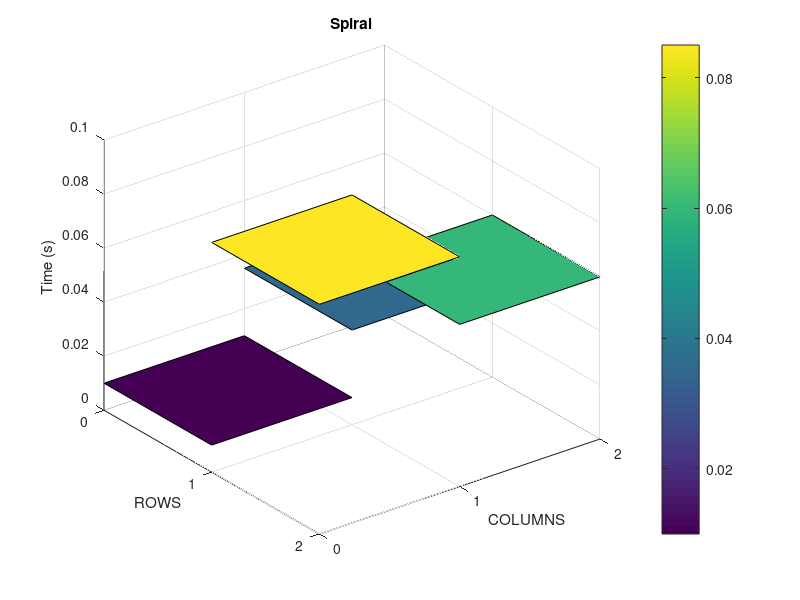
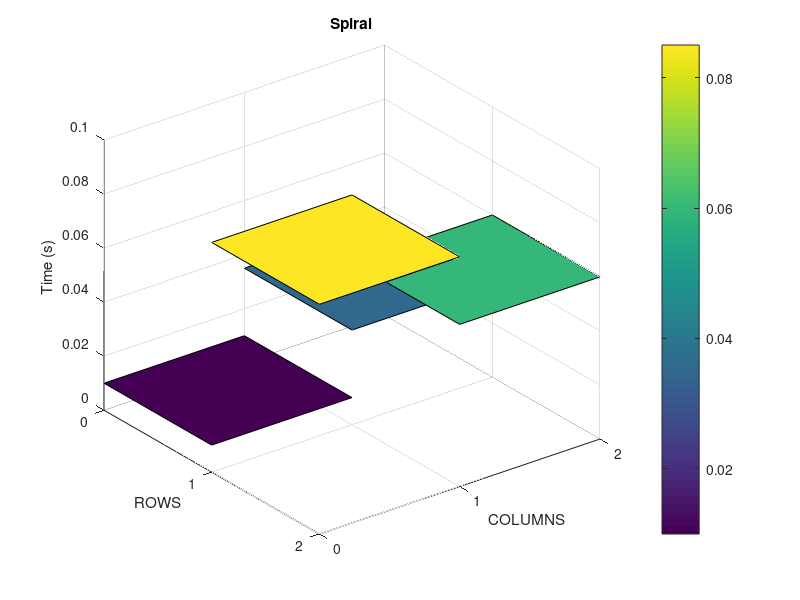

Recreate these plots in MATLAB, in order.
%function []=spiralNxM(N,M,freq)

%         <------- N ------>
%         ^ Pix0 Pix1 .....
%         |   .
%         |     .
%         M       .
%         |         .
%         |           .PixN,M

tic;

clear all;clc;close all;

N = 2; 
M = 2;
freq = 10;
rpm = freq*60;

curr_path = pwd;
PATH_input = '/home/netware/users/jpgironruiz/Desktop/Documents/Cadence_analysis/Inputs/';
%PATH_input = '/sdcard/documents/MSc/Cadence_analysis/Inputs/';
cd(PATH_input);
nameSignal = strcat('ADM_spiral',int2str(N),'X',int2str(M),'_',int2str(freq));
name_folder = strcat(nameSignal,'/');
[s,mess1,mess2]=mkdir(name_folder);
if (~strcmp(mess1,''))
   
    rmdir(name_folder,'s');
    mkdir(name_folder);
end
PATH_input = strcat(PATH_input,nameSignal,'/');
cd(curr_path);
pixel = 0;
start_col = 1;end_Col = N;
start_row = 2;end_row = M;


I0 = 50e-12;
Ich = 80e-12;
scaleTime = 1e3;


quant_pixel = N*M;
Array = I0*ones(M,N);
i = 1;j=1;

% ---- Definitions ----- %

% Vector time (N*M) x 6

vec_time = zeros(N*M,6);
vec_pos_pixels = zeros(N*M,1);
vec_I_pd = zeros(size(vec_time))+I0; % Senhal

%1      2  3        4  5         6
%           ---------
%         /          \
%________/            \__________
%        <---- PW ---->

% Initials condition for each time. (pixel 0).
PW = (1/freq)/quant_pixel;

t1 = 0;
t2 = 0.1*PW;
t3 = 0.3*PW+t2;
t4 = t3 + 0.4*PW;
t5 = t4 + 0.3*PW;
t6 = 0.1*PW + N*M*PW;

%time
vec_time(1,1) = t1;
vec_time(1,2) = t2;
vec_time(1,3) = t3;
vec_time(1,4) = t4;
vec_time(1,5) = t5;
vec_time(1,6) = t6;
% signal

vec_I_pd(1,3) = Ich;
vec_I_pd(1,4) = Ich;

t_delay = 0.5; % Este tiempo sirve para estabilizar el circuito dentro de medio segundo.


% Construir el vector de orden de pixel vec_pos_pixel.

state = 0;
i = 1;j=1;
pixel = 0;
while (pixel < quant_pixel)
   

   switch state
       
       case 0
           
            % the gradient go to rigth
            if ( j < end_Col)
                                
                % --- Calculate Numbre pixel ---%
                vec_pos_pixels(pixel+1) = i*j + (i-1)*(N-j);
                j = j + 1;
                pixel = pixel + 1;
            else
                end_Col = end_Col - 1;
                state = 1;
                export = false;
            end
            
       case 1
       
            % The gradient is downing by one column
            if ( i < end_row )
                              
                % --- Calculate Numbre pixel ---%
                vec_pos_pixels(pixel+1) = i*j + (i-1)*(N-j);
                i = i + 1;
                pixel = pixel + 1;
                export = true;
            else
                end_row = end_row - 1;
                state = 2;
            end
       case 2
           
            % el gradiente esta yendo de derecha a izquierda
            if ( j > start_col)
                               
                % --- Calculate Numbre pixel ---%
                vec_pos_pixels(pixel+1) = i*j + (i-1)*(N-j);
                j = j - 1;
                pixel = pixel + 1;
            else
                start_col = start_col + 1;
                state = 3;
            end
       case 3
           
           % El gradiente esta subiendo por una columna
           if ( i >= start_row) 
                            
               % --- Calculate Numbre pixel ---%
               vec_pos_pixels(pixel+1) = i*j + (i-1)*(N-j);
               i = i - 1;
               pixel = pixel + 1;
           else
               i = i + 1;
               j = j + 1;
               start_row = start_row + 1;
               if pixel+1 == quant_pixel
                   
                   state = 4;
               else
                   state = 0;
               end
               
           end
       case 4
           % Left one pixel only!
           pixel = pixel + 1;
                   
           % --- Calculate Numbre pixel ---%
           vec_pos_pixels(pixel+1) = i*j + (i-1)*(N-j);
   end
        
end


% Construir el vector de tiempo y la senal. 

for i=1:length(vec_pos_pixels)-1
    
    pix = vec_pos_pixels(i);       % previous pixel
    pix_next = vec_pos_pixels(i+1);% next pixel.
    
    t1 = 0; % The first point is equal in whole pixels.
    t2 = vec_time(pix,5);  
    t3 = 0.3*PW+t2;
    t4 = t3 + 0.4*PW;
    t5 = t4 + 0.3*PW;
    t6 = 0.1*PW + N*M*PW;
    % Time
    vec_time(pix_next,1) = t1;
    vec_time(pix_next,2) = t2;
    vec_time(pix_next,3) = t3;
    vec_time(pix_next,4) = t4;
    vec_time(pix_next,5) = t5;
    vec_time(pix_next,6) = t6;
    % Photo-current
    vec_I_pd(pix_next,3) = Ich;
    vec_I_pd(pix_next,4) = Ich;
    
end

% Hacer la grafica en 3d.
% Only for the plot

X = 0:2*N-1;
Y = 0:2*M-1;
z  = zeros(2*M,2*N);
h = figure(1);

% y -> Columns
% x -> Rows



for i=1:M
    
    z(:,:) = NaN;
    
    for j=1:N
        
        pixel = i*j + (i-1)*(N-j);
        time = vec_time(pixel,3); 
        
        % --- plot ---%
        y1  = i;
        y2  = y1+1;
        x1  = j;
        x2  = x1+1;
        z([y1 y2],[x1 x2]) = time;
        surf(X,Y,z)
        hold on
        grid on
        z(:,:) = NaN;
        
    end
    
end

% Interpolate the data and save into file.
cd(PATH_input)
Npoints = 5000;
new_vec_time = linspace(t1,t6,Npoints);

for i=1:quant_pixel
    
    name_file = strcat(nameSignal,'_',int2str(i-1),'.csv');
	I_pd_interp = interp1(vec_time(i,:),vec_I_pd(i,:),new_vec_time,'linear');
    dlmwrite(name_file,[new_vec_time' I_pd_interp'],'delimiter',' ','precision',10,'newline','unix');
        
end

cd(PATH_input)
period = t6;
fid = fopen('README.txt','wt');
fprintf(fid,' N %d\n M %d\n T %d \n freq %d (Hz) \n RPM %d \n Tdelay %d \n',N,M,period,1/period,rpm,t_delay);
fclose(fid);

colorbar;
set(gca,'xtick',X);
set(gca,'ytick',Y);
set(gca,'Ydir','reverse')
xlabel('COLUMNS')
ylabel('ROWS')
zlabel('Time (s)')
name_title = 'Spiral';
title(name_title)
xlim([0 N])
ylim([0 M])
saveas(h,strcat(nameSignal,'.fig'),'fig')
saveas(h,strcat(nameSignal,'.png'),'png')
cd(curr_path)
toc;
